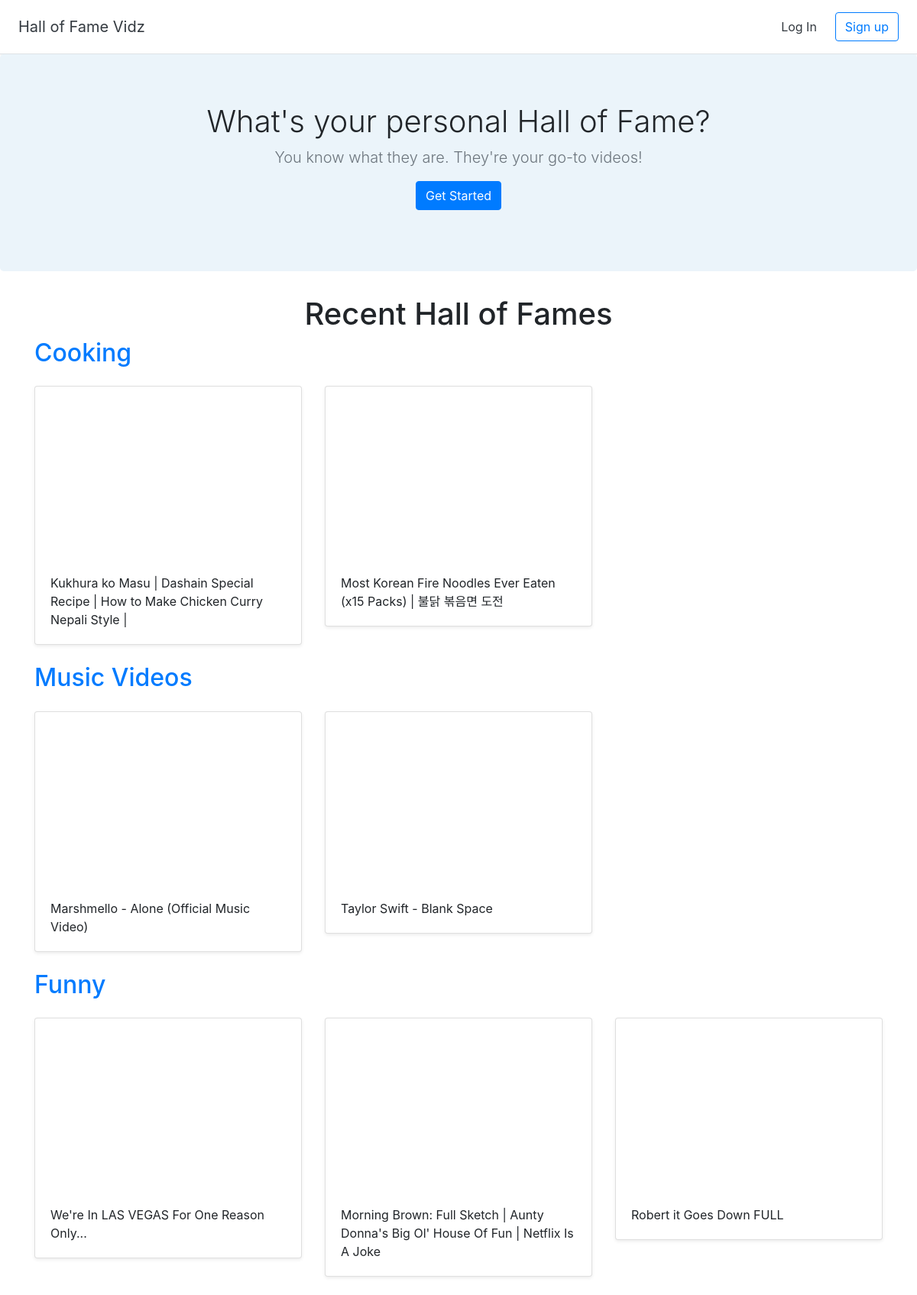
The page / on the database its author committed.
### halls/models.py (models this page shows)
class Hall(models.Model):
    title = models.CharField(max_length=150)
    user = models.ForeignKey(User, on_delete=models.CASCADE)

class Video(models.Model):
    title = models.CharField(max_length=150)
    url = models.URLField()
    youtube_id = models.CharField(max_length=150)
    hall = models.ForeignKey(Hall, on_delete=models.CASCADE)

### halls/views.py (the view)
# urls.py: 2. Add a URL to urlpatterns:  path('', views.home, name='home')
def home(request):
    recent_halls = Hall.objects.all().order_by('-id')[:3]
    return render(request, "halls/home.html", {
        'recent_halls': recent_halls,
    })

### halls/templates/halls/home.html
{% extends 'halls/base.html' %}
{% block content %}
<section class="jumbotron text-center">
  <div class="container">
    <h1 class="jumbotron-heading">What's your personal Hall of Fame?</h1>
    <p class="lead text-muted">You know what they are. They're your go-to videos!</p>
    <p><a href="{% url 'create_hall'%}" class="btn btn-primary">Get Started</a></p>
  </div>
</section>
<div class="container">
  <h1 class="text-center">Recent Hall of Fames</h1>
  {% for hall in recent_halls %}
    <h2><a href="{% url 'detail_hall' hall.id %}">{{hall.title}}</a></h2>
    <div class="row">
      {% for video in hall.video_set.all %}
        <div class="col-md-4 mt-3"><div class="card mb-4 shadow-sm">
          <iframe width="100%" height="225" src="https://www.youtube.com/embed/{{video.youtube_id}}"frameborder="0" allow="accelerometer; autoplay; encrypted-media; gyroscope; picture-in-picture" allowfullscreen></iframe>
          <div class="card-body"><p class="card-text">{{video.title}}</p></div>
        </div>
    </div>
    {% endfor %}
  </div>
  {% endfor %}
</div>
{% endblock %}

### halls/templates/halls/base.html (shortened to what this page needs)
<!doctype html>
<html lang="en">
{% load static %}
<head>
  <link rel="stylesheet" href="https://stackpath.bootstrapcdn.com/bootstrap/4.2.1/css/bootstrap.min.css">
  <link href="{% static 'custom.css'%}" rel="stylesheet">
</head>
<body>
  <div class="d-flex flex-column flex-md-row align-items-center p-3 px-md-4 bg-white border-bottom shadow-sm">
    <h5 class="my-0 mr-md-auto font-weight-normal"><a href="{% url 'home' %}" class="text-dark">Hall of Fame Vidz</a></h5>
    <nav class="my-2 my-md-0 mr-md-3">
      {% if user.is_authenticated %}
      <a class="p-2 text-dark" href="{% url 'dashboard' %}">Dashboard</a>
      <a class="p-2 text-dark" href="{%url 'logout'%}">Log Out</a>
      {% else %}
      <a class="p-2 text-dark" href="{%url 'login'%}">Log In</a>
      {% endif %}
    </nav>
    {% if user.is_authenticated == False %}
    <a class="btn btn-outline-primary" href="{%url 'signup'%}">Sign up</a>
    {% endif %}
  </div>
  {% block content %}
  {% endblock %}
</body>
</html>

### halls/static/custom.css (style rules this page uses)
.jumbotron { background-color: #EBF4FA; }
.jumbotron-heading { font-weight: 300; }
.jumbotron .container { max-width: 51rem; }

### rows shown on the page
Hall: title "Cooking"
Video: title "Kukhura ko Masu | Dashain Special Recipe | How to Make Chicken Curry Nepali Style |"
Video: title "Most Korean Fire Noodles Ever Eaten (x15 Packs) | 불닭 볶음면 도전"
Hall: title "Music Videos"
Video: title "Marshmello - Alone (Official Music Video)"
Video: title "Taylor Swift - Blank Space"
Hall: title "Funny"
Video: title "We're In LAS VEGAS For One Reason Only..."
Video: title "Morning Brown: Full Sketch | Aunty Donna's Big Ol' House Of Fun | Netflix Is A Joke"
Video: title "Robert it Goes Down FULL"
